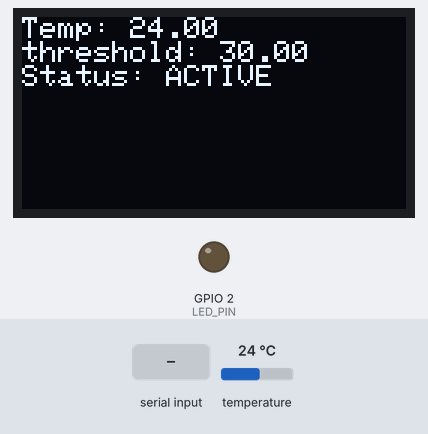
This sketch was run on a simulated ESP32. On the bench: 128×64 one-colour display, output pins drawn as LEDs (lit = HIGH). Dashed ring = blinking. Inputs (shaded band) come from the test bench; at power-on: temperature 24 °C. What the sketch prints to the serial monitor is not drawn.

Above: at 1.2 s.
1.3 s: "off\n" received over Serial
At 2.3 s:
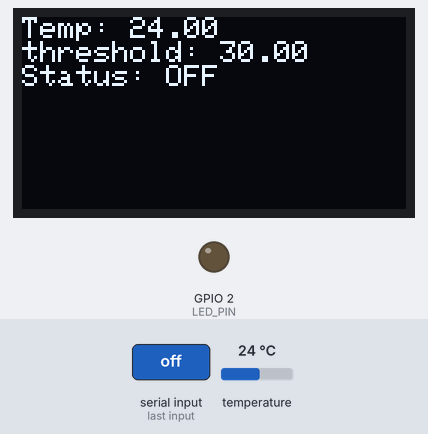
3.1 s: "set \n" received over Serial
At 3.33 s:
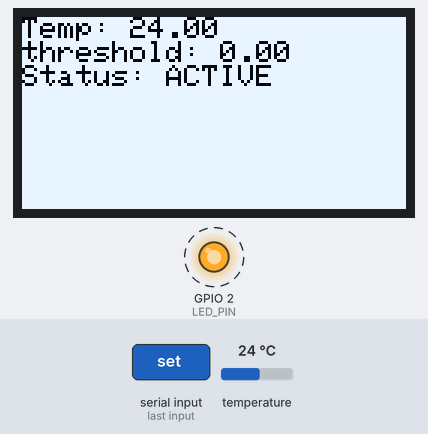
5.9 s: temperature set to 12 °C
At 6.53 s:
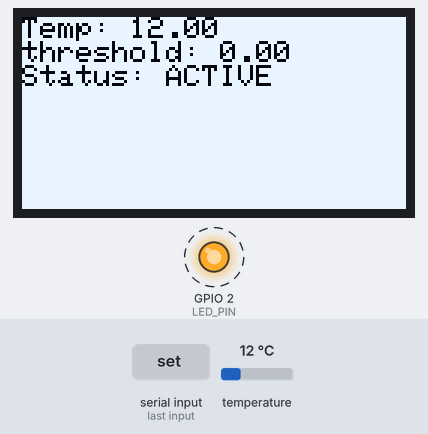
7.8 s: temperature set to 19 °C
9.9 s: temperature set to 28 °C
At 10.94 s:
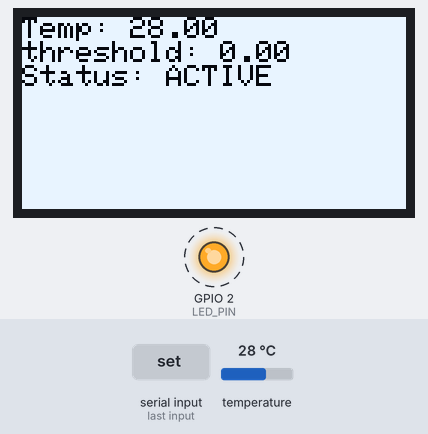
Timing chart, 0 to 13.0 s (numbered marks = the images above; inputs shaded):
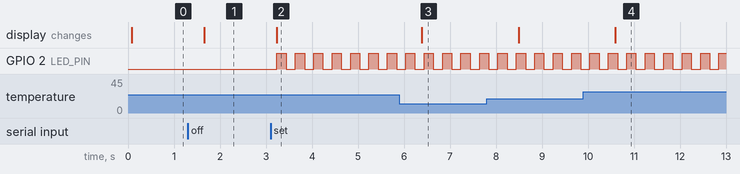

Measured:
- after the input at 1.3 s, the display: changes after 0.36 s (image 1)
- after the input at 3.1 s, GPIO 2 (LED_PIN): alternates HIGH for 0.20 s and LOW for 0.20 s, starting after 0.14 s; the display: first differs from a run without the input after 0.14 s (image 2)
- after the input at 5.9 s, the display: changes after 0.49 s (image 3)
- after the input at 9.9 s, the display: changes after 0.70 s (image 4)

The sketch:

day18-rtos-oled.ino
```cpp
#include <Adafruit_GFX.h>
#include <Adafruit_SSD1306.h>
#include <Wire.h>
#include <Adafruit_BMP085_U.h>
#include <string.h>

// 定义屏幕宽高
#define SCREEN_WIDTH 128
#define SCREEN_HEIGHT 64

// 初始化 OLED，传入 I2C 句柄（在 setup 里 Wire.begin 之后传）
Adafruit_SSD1306 display(SCREEN_WIDTH, SCREEN_HEIGHT,&Wire,-1);

Adafruit_BMP085_Unified bmp = Adafruit_BMP085_Unified(10180);

//i2c锁
SemaphoreHandle_t i2cMutex;
//记录温度
float  lastTemperature = 25.0;
//初始话阈值
volatile float threshold = 30.0;
//标记是否报警
volatile bool alarmEnabled = true;
//记录当前温度
volatile float currentTemp = 25.0;


constexpr uint8_t LED_PIN = 2;


// ========== 任务1：传感器读取 ==========
void Task_Sensor(void *pvParameters){
   while(1){
    if(alarmEnabled){
      float temp;
      if (xSemaphoreTake(i2cMutex, portMAX_DELAY) == pdTRUE) {
      bmp.getTemperature(&temp);
      xSemaphoreGive(i2cMutex); // 释放 I2C 锁
      }
      currentTemp = temp;
    }

    vTaskDelay(1000 / portTICK_PERIOD_MS);
   }
}


// ========== 任务2：传感器读取显示 ==========
void Task_Display(void *pvParameters){
  while(1){

    if (xSemaphoreTake(i2cMutex, portMAX_DELAY) == pdTRUE) {


      display.clearDisplay();
      display.setCursor(0, 0);

       // 单色屏不能设红色，我们用反色或者反转来模拟报警
      if(alarmEnabled && currentTemp > threshold){
        display.invertDisplay(true); // 反色报警特效
      } else {
        display.invertDisplay(false);
      }

      display.print("Temp: ");
      display.println(currentTemp);
      display.print("threshold: ");
      display.println(threshold);
      display.print("Status: ");
      display.println(alarmEnabled ? "ACTIVE" : "OFF");


      display.display(); // 刷新屏幕
      xSemaphoreGive(i2cMutex); // 释放 I2C 锁
    }
    vTaskDelay(500 / portTICK_PERIOD_MS);
  }
}


// ========== 任务3：UART命令解析 ==========
void Task_UART(void *pvParameters){
    char buffer[32];
  int i = 0;


    while(1){


        if(Serial.available() > 0){
        char c = Serial.read();
        if(c != '\n' && c != '\r'){
          if(i<sizeof(buffer) - 1){
            buffer[i] = c;
            i++;
          }
        }else{
          buffer[i] = '\0';

            if(strcmp(buffer,"off") == 0){
            alarmEnabled = false;
            Serial.println("Alarm disabled");
          }else if(strncmp(buffer,"set ",4) == 0){
            threshold = atof(buffer + 4);
            alarmEnabled = true;
            Serial.print("threshold: ");
            Serial.println(threshold);
          }
          i = 0;
        }
      }


      vTaskDelay(10 / portTICK_PERIOD_MS);
    }

}

// ========== 任务3：LED报警灯 ==========
void Task_Alarm(void *pvParameters){
  pinMode(LED_PIN, OUTPUT);
      while(1){
        if (alarmEnabled && (currentTemp > threshold)){
            digitalWrite(LED_PIN, HIGH);
            vTaskDelay(200/ portTICK_PERIOD_MS);
            digitalWrite(LED_PIN, LOW);
            vTaskDelay(200/ portTICK_PERIOD_MS);
          }else{
            digitalWrite(LED_PIN, LOW);
            vTaskDelay(100/ portTICK_PERIOD_MS);
          }


      }

}


void setup() {
  Wire.begin(21, 22);
  Serial.begin(115200);

  if(!bmp.begin()){
    Serial.println("BMP180 not found");
    while(1);
  }

  i2cMutex = xSemaphoreCreateMutex();
  if(!display.begin(SSD1306_SWITCHCAPVCC, 0x3C)) {
    Serial.println(F("SSD1306 allocation failed"));
    for(;;); // 卡死
  }

  display.clearDisplay(); // 清屏
  display.setTextSize(1); // 字体大小
  display.setTextColor(SSD1306_WHITE); // 字体颜色
  display.setCursor(0, 0); // 坐标 (x, y)
  display.println("System Ready!");
  display.display(); // 必须调用这句才会刷新到屏幕上


    // 创建三个任务
  xTaskCreate(Task_Sensor, "Sensor", 2048, NULL, 1, NULL);
  xTaskCreate(Task_UART, "UART", 2048, NULL, 2, NULL);   // UART优先级高一点，保证响应快
  xTaskCreate(Task_Display, "Display", 2048, NULL, 1, NULL);
  xTaskCreate(Task_Alarm, "Alarm", 2048, NULL, 1, NULL);
}

void loop() {

  vTaskDelay(1000 / portTICK_PERIOD_MS);
}
```
